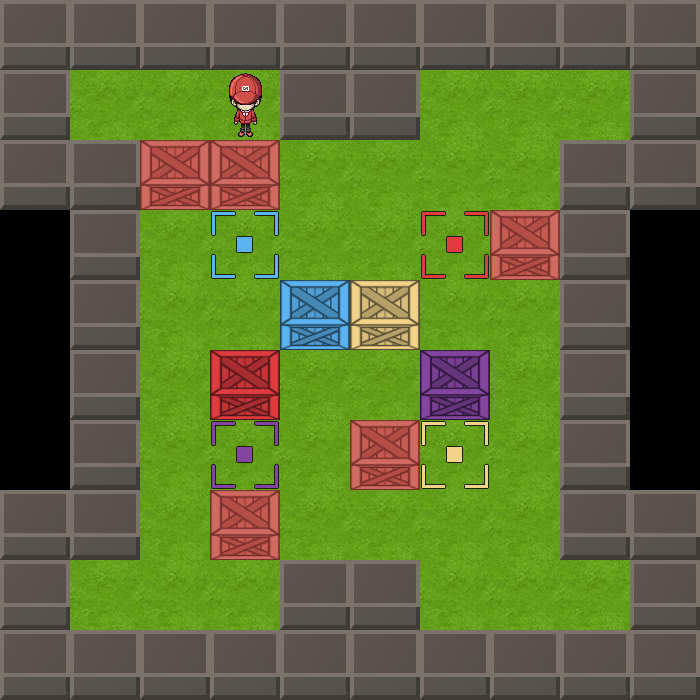

Below is a game level as drawn by its tile map, then a one-line description and the .tmx file that defines it, in full:
An orthogonal 10x10 tile map with 70x70 px tiles, 4 tile layers (level, targets, player, boxes).

<map version="1.2" tiledversion="1.2.4" orientation="orthogonal" renderorder="right-down" width="10" height="10" tilewidth="70" tileheight="70" infinite="0" nextlayerid="5" nextobjectid="1">
 <tileset firstgid="1" name="sokoban" tilewidth="70" tileheight="70" tilecount="56" columns="8">
  <image source="../kanamiSprite2.png" width="560" height="490" />
 </tileset>
 <layer id="1" name="level" width="10" height="10">
  <data encoding="csv">
47,47,47,47,47,47,47,47,47,47,
47,30,30,30,47,47,30,30,30,47,
47,47,30,30,30,30,30,30,47,47,
0,47,30,30,30,30,30,30,47,0,
0,47,30,30,30,30,30,30,47,0,
0,47,30,30,30,30,30,30,47,0,
0,47,30,30,30,30,30,30,47,0,
47,47,30,30,30,30,30,30,47,47,
47,30,30,30,47,47,30,30,30,47,
47,47,47,47,47,47,47,47,47,47
</data>
 </layer>
 <layer id="2" name="targets" width="10" height="10">
  <data encoding="csv">
0,0,0,0,0,0,0,0,0,0,
0,0,0,0,0,0,0,0,0,0,
0,0,0,0,0,0,0,0,0,0,
0,0,0,41,0,0,42,0,0,0,
0,0,0,0,0,0,0,0,0,0,
0,0,0,0,0,0,0,0,0,0,
0,0,0,46,0,0,45,0,0,0,
0,0,0,0,0,0,0,0,0,0,
0,0,0,0,0,0,0,0,0,0,
0,0,0,0,0,0,0,0,0,0
</data>
 </layer>
 <layer id="3" name="player" width="10" height="10">
  <data encoding="csv">
0,0,0,0,0,0,0,0,0,0,
0,0,0,8,0,0,0,0,0,0,
0,0,0,0,0,0,0,0,0,0,
0,0,0,0,0,0,0,0,0,0,
0,0,0,0,0,0,0,0,0,0,
0,0,0,0,0,0,0,0,0,0,
0,0,0,0,0,0,0,0,0,0,
0,0,0,0,0,0,0,0,0,0,
0,0,0,0,0,0,0,0,0,0,
0,0,0,0,0,0,0,0,0,0
</data>
 </layer>
 <layer id="4" name="boxes" width="10" height="10">
  <data encoding="csv">
0,0,0,0,0,0,0,0,0,0,
0,0,0,0,0,0,0,0,0,0,
0,0,39,39,0,0,0,0,0,0,
0,0,0,0,0,0,0,39,0,0,
0,0,0,0,33,37,0,0,0,0,
0,0,0,34,0,0,38,0,0,0,
0,0,0,0,0,39,0,0,0,0,
0,0,0,39,0,0,0,0,0,0,
0,0,0,0,0,0,0,0,0,0,
0,0,0,0,0,0,0,0,0,0
</data>
 </layer>
</map>